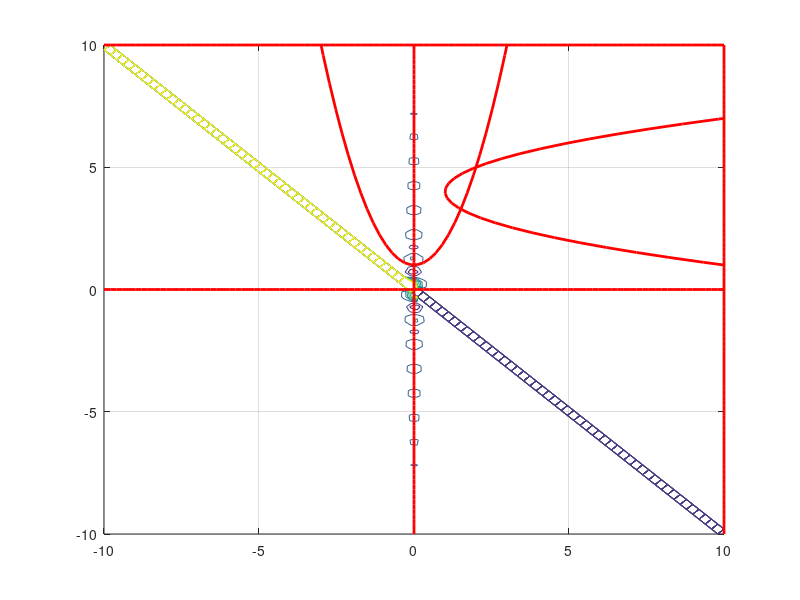

Write MATLAB code to recreate this figure.
function contourplot()
%%%%%%%%%%%%%%%%%   Plotting for 2D   %%%%%%%%%%%%%%%%%%%%%%%%%%%%

x1=linspace(-10,10,100);
x2=linspace(-10,10,100);
[X1,X2] = meshgrid(x1,x2);
%Z=(X1-10).^3 + (X2-20).^3;
Z=((sin(2*pi.*X1).^3) .* (sin(2*pi.*X2)))./((X1.^3).* (X1+X2));
contour(X1,X2,Z)
hold on;
x1=linspace(-10,10,100);
x2=x1.^2 + 1;
plot(x1,x2,'r','LineWidth',2);
x2=linspace(-10,10,100);
x1=1 + (x2-4).^2;
plot(x1,x2,'r','LineWidth',2);

x1=zeros(100,1);
plot(x1,x2,'r','LineWidth',2);
x1=10*ones(100,1);
plot(x1,x2,'r','LineWidth',2);
x1=linspace(-10,10,100);
x2=zeros(100,1);
plot(x1,x2,'r','LineWidth',2);
x2=10*ones(100,1);
plot(x1,x2,'r','LineWidth',2);
grid on;
%centers=[5 5;6 5];
%radii=[10;9.1];
%viscircles(centers,radii)

%x1=13*ones(100,1);
%x2=linspace(-20,25,100);
%plot(x1,x2,'r','LineWidth',2);
%x1=20*ones(100,1);
%plot(x1,x2,'r','LineWidth',2);
%x2=zeros(100,1);
%x1=linspace(-20,25,100);
%plot(x1,x2,'r','LineWidth',2);
%x2=4*ones(100,1);
%plot(x1,x2,'r','LineWidth',2);











%%%%%%%%%%%%%%%%%%%%%%%%%%%%%%%%%%%%%%%%%%%%%%%%%%%%%%%%%%%%%
end